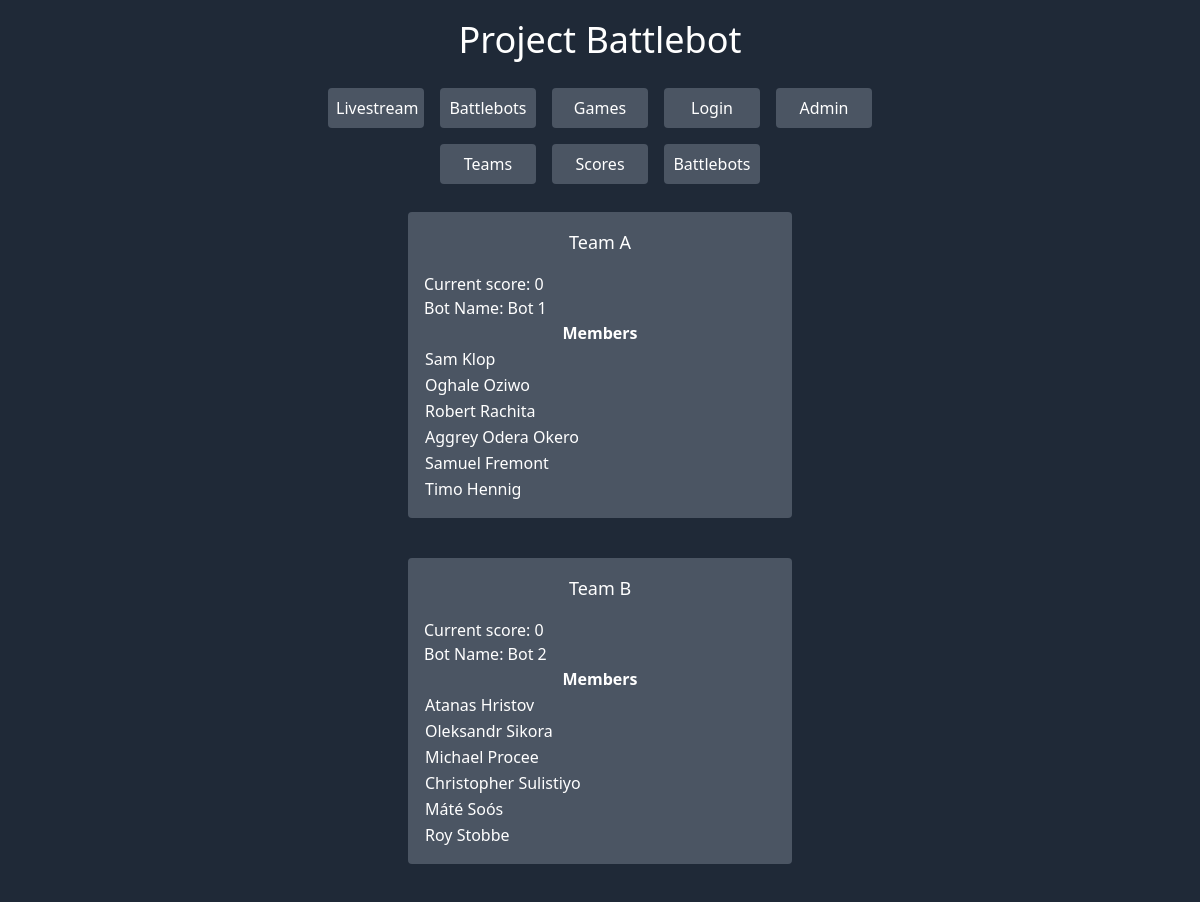
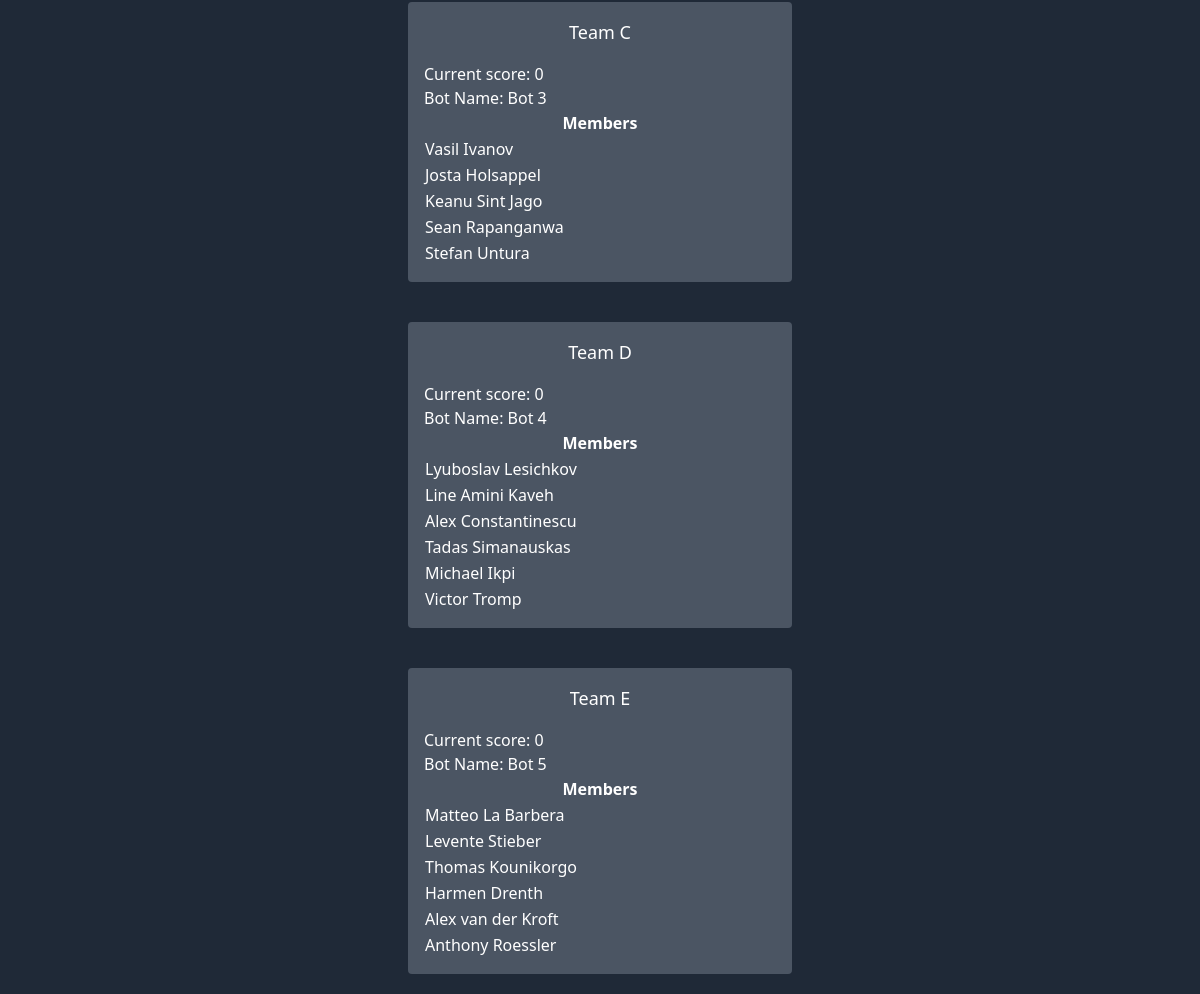
Page /adminteams.php on the committed database (2 pictures, top to bottom).
### tables this page shows
CREATE TABLE `robots` (
  `robot_id` int(11) NOT NULL,
  `team` varchar(45) NOT NULL,
  `bot_name` varchar(45) NOT NULL,  
  `game1_score` int(11),
  `game2_score` int(11),
  `game3_score` int(11),
  `last_update` timestamp NOT NULL DEFAULT current_timestamp() ON UPDATE current_timestamp(),
  `insert_time` timestamp NOT NULL DEFAULT current_timestamp()
);

CREATE TABLE `members` (
  `team` varchar(30) NOT NULL,
  `member` varchar(90) NOT NULL
);

### adminteams.php (the view, shortened to what this page needs)
<?php
$conn= mysqli_connect("localhost","root","");
mysqli_select_db($conn,"robolympics");
?>
<!doctype html>
<html lang="en">
<head>
    <link href="css/styles.css" rel="stylesheet" type="text/css">
</head>
<body class="min-h-full bg-gray-800 text-white">
    <h1 class="text-center text-4xl m-5">Project Battlebot</h1>
    <nav class="flex justify-center flex-wrap">
        <a href="index.php" class="nav-button">Livestream</a>
        <a href="bots.html" class="nav-button">Battlebots</a>
        <a href="games.html" class="nav-button">Games</a>
        <a href="login.php" class="nav-button">Login</a>
        <a href="admin.html" class="nav-button">Admin</a>
    </nav>
    <div class="flex justify-center">
        <a href="adminteams.php" class="nav-button">Teams</a>
        <a href="adminscores.php" class="nav-button">Scores</a>
        <a href="adminbots.php" class="nav-button">Battlebots</a>
    </div>
    <div class="flex justify-center font-medium">
        <div class="flex-col w-96 m-5 p-4 bg-gray-600 rounded">
            <div class="flex w-full justify-center mb-4">
                <h2 class="font-medium text-lg self-center truncate">Team A</h2>
            </div>
            <div class="flex justify-left">
                <h3 class="font-medium text-base self-center truncate">Current score:
 				<?php
				$result= mysqli_query($conn, "SELECT * FROM robots WHERE team='A'");
				while ($row = mysqli_fetch_array($result)) {
					$score= $row['game1_score'] + $row['game2_score'] + $row['game3_score'];
					echo $score;
				}
				?>
				</h3>
            </div>
            <div class="flex w-full justify-left">
                <h3 class="font-medium text-base self-center truncate">Bot Name:
				<?php
				$result= mysqli_query($conn, "SELECT * FROM robots WHERE team='A'");
				while ($row = mysqli_fetch_array($result)) {
					$name = $row['bot_name'];
					echo $name;
				}
				?>
				</h3>
            </div>
           <table style="width: 100%">
                <tr>
                    <th style="text-align: center">Members</th>
                </tr>
				<?php
				$result= mysqli_query($conn, "SELECT * FROM members WHERE team='A'");
				while ($row = mysqli_fetch_array($result)) {
					$member= $row['member'];
					echo "<tr><td>" . $member . "</td></tr>";
				}
				?>
           </table>
        </div>
    </div>
    <div class="flex justify-center font-medium">
        <div class="flex-col w-96 m-5 p-4 bg-gray-600 rounded">
            <div class="flex w-full justify-center mb-4">
                <h2 class="font-medium text-lg self-center truncate">Team B</h2>
            </div>
            <div class="flex justify-left">
                <h3 class="font-medium text-base self-center truncate">Current score:
 				<?php
				$result= mysqli_query($conn, "SELECT * FROM robots WHERE team='B'");
				while ($row = mysqli_fetch_array($result)) {
					$score= $row['game1_score'] + $row['game2_score'] + $row['game3_score'];
					echo $score;
				}
				?>
				</h3>
            </div>
            <div class="flex w-full justify-left">
                <h3 class="font-medium text-base self-center truncate">Bot Name:
				<?php
				$result= mysqli_query($conn, "SELECT * FROM robots WHERE team='B'");
				while ($row = mysqli_fetch_array($result)) {
					$name = $row['bot_name'];
					echo $name;
				}
				?>
				</h3>
            </div>
            <table style="width: 100%">
                <tr>
                    <th style="text-align: center">Members</th>
                </tr>
				<?php
				$result= mysqli_query($conn, "SELECT * FROM members WHERE team='B'");
				while ($row = mysqli_fetch_array($result)) {
					$member= $row['member'];
					echo "<tr><td>" . $member . "</td></tr>";
				}
				?>
            </table>
        </div>
    </div>
    <div class="flex justify-center font-medium">
        <div class="flex-col w-96 m-5 p-4 bg-gray-600 rounded">
            <div class="flex w-full justify-center mb-4">
                <h2 class="font-medium text-lg self-center truncate">Team C</h2>
            </div>
            <div class="flex justify-left">
                <h3 class="font-medium text-base self-center truncate">Current score:
 				<?php
				$result= mysqli_query($conn, "SELECT * FROM robots WHERE team='C'");
				while ($row = mysqli_fetch_array($result)) {
					$score= $row['game1_score'] + $row['game2_score'] + $row['game3_score'];
					echo $score;
				}
				?>
				</h3>
            </div>
            <div class="flex w-full justify-left">
                <h3 class="font-medium text-base self-center truncate">Bot Name:
				<?php
				$result= mysqli_query($conn, "SELECT * FROM robots WHERE team='C'");
				while ($row = mysqli_fetch_array($result)) {
					$name = $row['bot_name'];
					echo $name;
				}
				?>
				</h3>
            </div>
            <table style="width: 100%">
                <tr>
                    <th style="text-align: center">Members</th>
                </tr>
				<?php
				$result= mysqli_query($conn, "SELECT * FROM members WHERE team='C'");
				while ($row = mysqli_fetch_array($result)) {
					$member= $row['member'];
					echo "<tr><td>" . $member . "</td></tr>";
				}
				?>
            </table>
        </div>
    </div>
    <div class="flex justify-center font-medium">
        <div class="flex-col w-96 m-5 p-4 bg-gray-600 rounded">
            <div class="flex w-full justify-center mb-4">
                <h2 class="font-medium text-lg self-center truncate">Team D</h2>
            </div>
            <div class="flex justify-left">
                <h3 class="font-medium text-base self-center truncate">Current score:
 				<?php
				$result= mysqli_query($conn, "SELECT * FROM robots WHERE team='D'");
				while ($row = mysqli_fetch_array($result)) {
					$score= $row['game1_score'] + $row['game2_score'] + $row['game3_score'];
					echo $score;
				}
				?>
				</h3>
            </div>
            <div class="flex w-full justify-left">
                <h3 class="font-medium text-base self-center truncate">Bot Name:
				<?php
				$result= mysqli_query($conn, "SELECT * FROM robots WHERE team='D'");
				while ($row = mysqli_fetch_array($result)) {
					$name = $row['bot_name'];
					echo $name;
				}
				?>
				</h3>
            </div>
            <table style="width: 100%">
                <tr>
                    <th style="text-align: center">Members</th>
                </tr>
				<?php
				$result= mysqli_query($conn, "SELECT * FROM members WHERE team='D'");
				while ($row = mysqli_fetch_array($result)) {
					$member= $row['member'];
					echo "<tr><td>" . $member . "</td></tr>";
				}
				?>
            </table>
        </div>
    </div>
    <div class="flex justify-center font-medium">
        <div class="flex-col w-96 m-5 p-4 bg-gray-600 rounded">
            <div class="flex w-full justify-center mb-4">
                <h2 class="font-medium text-lg self-center truncate">Team E</h2>
            </div>
            <div class="flex justify-left">
                <h3 class="font-medium text-base self-center truncate">Current score:
 				<?php
				$result= mysqli_query($conn, "SELECT * FROM robots WHERE team='E'");
				while ($row = mysqli_fetch_array($result)) {
					$score= $row['game1_score'] + $row['game2_score'] + $row['game3_score'];
					echo $score;
				}
				?>
				</h3>
            </div>
            <div class="flex w-full justify-left">
                <h3 class="font-medium text-base self-center truncate">Bot Name:
				<?php
				$result= mysqli_query($conn, "SELECT * FROM robots WHERE team='E'");
				while ($row = mysqli_fetch_array($result)) {
					$name = $row['bot_name'];
					echo $name;
				}
				?>
				</h3>
            </div>
            <table style="width: 100%">
                <tr>
                    <th style="text-align: center">Members</th>
                </tr>
				<?php
				$result= mysqli_query($conn, "SELECT * FROM members WHERE team='E'");
				while ($row = mysqli_fetch_array($result)) {
					$member= $row['member'];
					echo "<tr><td>" . $member . "</td></tr>";
				}
				?>
            </table>
        </div>
    </div>
</body>
</html>

### css/styles.css (style rules this page uses)
*, *::before, *::after { box-sizing: border-box; }
:root { -moz-tab-size: 4; -o-tab-size: 4; tab-size: 4; }
html { line-height: 1.15; -webkit-text-size-adjust: 100%; }
body { margin: 0; }
body { font-family: system-ui, -apple-system, 'Segoe UI', Roboto, Helvetica, Arial, sans-serif, 'Apple Color Emoji', 'Segoe UI Emoji'; }
table { text-indent: 0; border-color: inherit; }
h1, h2, h3, p { margin: 0; }
html { font-family: ui-sans-serif, system-ui, -apple-system, BlinkMacSystemFont, "Segoe UI", Roboto, "Helvetica Neue", Arial, "Noto Sans", sans-serif, "Apple Color Emoji", "Segoe UI Emoji", "Segoe UI Symbol", "Noto Color Emoji"; line-height: 1.5; }
body { font-family: inherit; line-height: inherit; }
table { border-collapse: collapse; }
h1, h2, h3 { font-size: inherit; font-weight: inherit; }
a { color: inherit; text-decoration: inherit; }
.bg-gray-600 { --tw-bg-opacity: 1; background-color: rgba(75, 85, 99, var(--tw-bg-opacity)); }
.bg-gray-800 { --tw-bg-opacity: 1; background-color: rgba(31, 41, 55, var(--tw-bg-opacity)); }
.rounded { border-radius: 0.25rem; }
.flex { display: flex; }
.flex-col { flex-direction: column; }
.flex-wrap { flex-wrap: wrap; }
.self-center { align-self: center; }
.justify-center { justify-content: center; }
.font-medium { font-weight: 500; }
.text-base { font-size: 1rem; line-height: 1.5rem; }
.text-lg { font-size: 1.125rem; line-height: 1.75rem; }
.text-4xl { font-size: 2.25rem; line-height: 2.5rem; }
.m-5 { margin: 1.25rem; }
.mb-4 { margin-bottom: 1rem; }
.min-h-full { min-height: 100%; }
.p-4 { padding: 1rem; }
* { --tw-shadow: 0 0 #0000; }
* { --tw-ring-inset: var(--tw-empty, ); --tw-ring-offset-width: 0px; --tw-ring-offset-color: #fff; --tw-ring-color: rgba(59, 130, 246, 0.5); --tw-ring-offset-shadow: 0 0 #0000; --tw-ring-shadow: 0 0 #0000; }
.text-center { text-align: center; }
.text-white { --tw-text-opacity: 1; color: rgba(255, 255, 255, var(--tw-text-opacity)); }
.truncate { overflow: hidden; text-overflow: ellipsis; white-space: nowrap; }
.w-96 { width: 24rem; }
.w-full { width: 100%; }
.nav-button { --tw-bg-opacity: 1; background-color: rgba(75, 85, 99, var(--tw-bg-opacity)); border-radius: 0.25rem; margin: 0.5rem; padding: 0.5rem; text-align: center; width: 6rem; }

### rows in the picture
robots: game1_score "0", bot_name "Bot 1"
members: member "Sam Klop"
members: member "Oghale Oziwo"
members: member "Robert Rachita"
members: member "Aggrey Odera Okero"
members: member "Samuel Fremont"
members: member "Timo Hennig"
robots: game1_score "0", bot_name "Bot 2"
members: member "Atanas Hristov"
members: member "Oleksandr Sikora"
members: member "Michael Procee"
members: member "Christopher Sulistiyo"
members: member "Máté Soós"
members: member "Roy Stobbe"
robots: game1_score "0", bot_name "Bot 3"
members: member "Vasil Ivanov"
members: member "Josta Holsappel"
members: member "Keanu Sint Jago"
members: member "Sean Rapanganwa"
members: member "Stefan Untura"
robots: game1_score "0", bot_name "Bot 4"
members: member "Lyuboslav Lesichkov"
members: member "Line Amini Kaveh"
members: member "Alex Constantinescu"
members: member "Tadas Simanauskas"
members: member "Michael Ikpi"
members: member "Victor Tromp"
robots: game1_score "0", bot_name "Bot 5"
members: member "Matteo La Barbera"
members: member "Levente Stieber"
members: member "Thomas Kounikorgo"
members: member "Harmen Drenth"
members: member "Alex van der Kroft"
members: member "Anthony Roessler"
